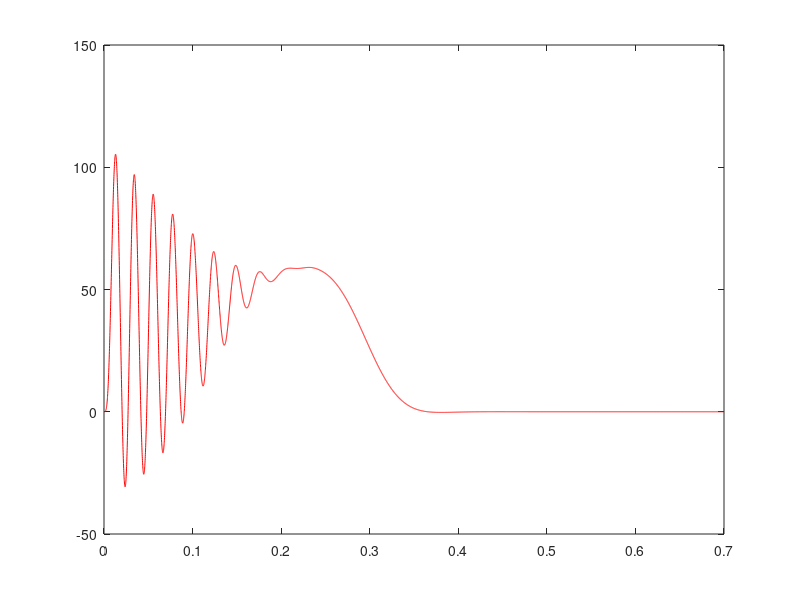

MATLAB code for this plot:
clc;
clear all;


dt = 0.0001; % time step
tend = 0.7; % end time
t= 0:dt:tend;
[n, size_t] = size(t);
% 1. Specify input variables: Va(t), Vb(t), Vc(t), and TL(t)
f=50;
TL = 0; % replace with the actual function
% 2. Specify initial conditions: θ0, ω0, t0=0, [ψs]0, [ψr]0
phis  = zeros(3,1,size_t); % initial psi_s
phir = zeros(3,1,size_t); % initial psi_r
Labcsr =  zeros(3,3,size_t);
Labcrs =  zeros(3,3,size_t);
R3 = zeros(3,3);
Ir = zeros(3,1, size_t);
Is = zeros(3,1, size_t);
Te = zeros(1,size_t);
Va = zeros(1,size_t);
Vb = zeros(1,size_t);
Vc = zeros(1,size_t);
Vs = zeros(3,1, size_t);
%5. Specify constants
Rs = 0.435;
Rr = 0.816;
Xls = 0.754;
Xm = 26.13;
Lls = (Xls/(2*pi*f));
Llr = Lls;
Lms = (Xm/(2*pi*f));
Lmr = Lms;
P = 4;
B=0;
J=0.089;
R1 = [Rs 0 0; 0 Rs 0; 0 0 Rs];
R2 = [Rr 0 0; 0 Rr 0; 0 0 Rr];
Labcs = [Lls+Lms,                  -0.5*Lms,                  -0.5*Lms;
    -0.5*Lms,                    Lls+Lms,                  -0.5*Lms;
    -0.5*Lms,                  -0.5*Lms,                   Lls+Lms ];

Labcr = [Llr+Lmr,                  -0.5*Lmr,                  -0.5*Lmr;
    -0.5*Lmr,                    Llr+Lmr,                  -0.5*Lmr;
    -0.5*Lmr,                  -0.5*Lmr,                   Llr+Lmr ];


% 3. Specify simulation time step and end: Δt, tend
theta = zeros(1,size_t);
omega = zeros(1,size_t);


for i = 1: size_t
    if i > 1
        Labcsr= [Lms*cos(theta(i-1)),           Lms*cos(theta(i-1)+(2*pi/3)),    Lms*cos(theta(i-1)-(2*pi/3));
            Lms*cos(theta(i-1)-2*pi/3),     Lms*cos(theta(i-1)),            Lms*cos(theta(i-1)+(2*pi/3));
            Lms*cos(theta(i-1)+(2*pi/3)),   Lms*cos(theta(i-1)-(2*pi/3)),    Lms*cos(theta(i-1))];
        Labcrs = (Labcsr)';
        % 13. Differentiation
        Labcsrdiff = [-Lms*sin(theta(i-1)),             -Lms*sin(theta(i-1)+(2*pi/3)),    -Lms*sin(theta(i-1)-(2*pi/3));
            -Lms*sin(theta(i-1)-2*pi/3),     -Lms*sin(theta(i-1)),             -Lms*sin(theta(i-1)+(2*pi/3));
            -Lms*sin(theta(i-1)+(2*pi/3)),   -Lms*sin(theta(i-1)-(2*pi/3)),    -Lms*sin(theta(i-1))];
        Labcrsdiff =  (Labcsrdiff)';
        % 6. Calculate current vectors [Is]i-1 and [Ir]i-1 using (23) and (24)
        Ir(:, : , i-1)= (inv(Labcr-(Labcrs*inv(Labcs)*Labcsr)))*(phir(:,:,i-1) - (Labcrs*inv(Labcs)*phis(:,:,i-1)));
        Is(:, :, i-1) = (inv(Labcs)*phis(:,:,i-1))-(inv(Labcs)*Labcsr*Ir(:,:,i-1));
        
        % 7. Calculate induced torque Te,i-1
        % Te(i-1) = (0.5*(Is(:,:,i-1))'* Labcsrdiff*(Ir(:,:,i-1)))+(0.5*(Ir(:,:,i-1))'* Labcrsdiff*(Is(:,:,i-1)));
        Te(i-1) = (0.5*(Is(:,:,i-1))'* Labcsrdiff*(Ir(:,:,i-1)));
        %12. Calculate Voltges
        Va(i) = 230*sqrt(2)*sin(2*pi*f*t(i)); % replace with the actual function
        Vb(i) = 230*sqrt(2)*sin(2*pi*f*t(i)-(120*pi/180)); % replace with the actual function
        Vc(i) = 230*sqrt(2)*sin(2*pi*f*t(i)+(120*pi/180));
        Vs(:, :, i) = [Va(i);Vb(i);Vc(i)];
        % 8. Calculate flux linkage vectors [ψs]i and [ψr]i using (21) and (22)
        phis(:,:,i) = ((Vs(:, :, i)-(R1*Is(:,:,i-1)))*dt) + phis(:,:,i-1);
        phir(:,:,i)= (-(R1*Ir(:,:,i-1))*dt) + phir(:,:,i-1);
        
        % 9. Calculate rotor angular speed ωi and position θi using (25) and 26
        omega(i) = (((((1/J)*Te(i-1)- TL)-((B/J)*omega(i)))*dt)*(P/2)) + omega(i-1);
        % omega(i) = (1/J*(Te(i-1)-TL-((B/J)*(omega(i)))))*dt + omega(i-1);
        theta(i) = (omega(i)*dt)+ theta(i-1);
        
        % 10. ti=ti-1+Δt
        t(i) = t(i-1) + dt;
    end
end

%Extract the data for each phase
I = Is;
Ir_A = squeeze(I(1,1,:));
Ir_B = squeeze(I(2,1,:));
Ir_C = squeeze(I(3,1,:));

%Create a time vector to represent the time steps at which each current reading was taken
time_vector = dt:dt:size_t*dt;

%Create the plot
figure;
plot(time_vector, Ir_A, 'r'); % Plot Phase A in red
hold on;
plot(time_vector, Ir_B, 'g'); % Plot Phase B in green
plot(time_vector, Ir_C, 'b'); % Plot Phase C in blue
hold off;
%Label the plot
title('Current Over Time for Each Phase');
xlabel('Time (s)');
ylabel('Current (A)');
legend('Phase A', 'Phase B', 'Phase C');


omega_2 = (omega*(60/(2*pi)))*(2/P);
plot(t,Te,'red')
% plot(omega_2,Te,'red')
% plot(t,omega_2)
